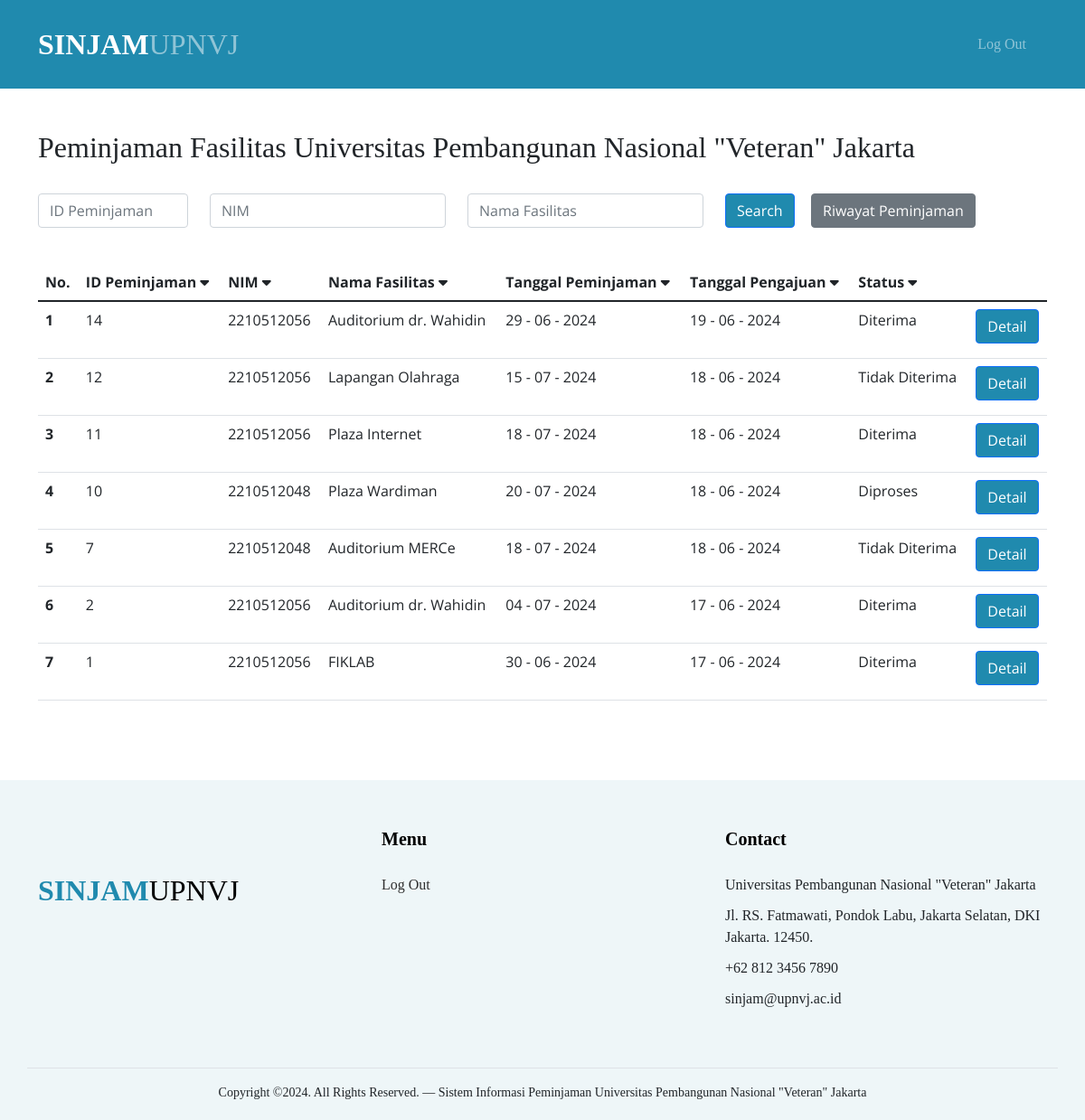
The app's page /managePeminjaman.php with its own data.
### tables this page shows
CREATE TABLE `peminjaman` (
  `id_pinjam` int(11) NOT NULL,
  `nim` varchar(10) NOT NULL,
  `id_fasilitas` int(11) NOT NULL,
  `deskripsi` varchar(50) NOT NULL,
  `tgl_pinjam` date NOT NULL,
  `tgl_pengajuan` date NOT NULL,
  `jam_mulai` time NOT NULL,
  `jam_selesai` time NOT NULL,
  `status` enum('Diproses','Diterima','Tidak Diterima') NOT NULL,
  `notes` text NOT NULL
);

CREATE TABLE `fasilitas` (
  `id_fasilitas` int(11) NOT NULL,
  `nama_fasilitas` varchar(50) NOT NULL,
  `lokasi` enum('pl','limo') NOT NULL,
  `pic` enum('FIK','FISIP','FEB','FK','FT','Rektorat','FH') NOT NULL,
  `foto` varchar(50) NOT NULL
);

### managePeminjaman.php (the view, shortened to what this page needs)
<!DOCTYPE html>
<html lang="en">
<head>
  <link href="css/bootstrap.min.css" rel="stylesheet">
  <link href="https://cdnjs.cloudflare.com/ajax/libs/font-awesome/6.0.0-beta3/css/all.min.css" rel="stylesheet">
  <link href="css/managePeminjaman_style.css" rel="stylesheet">
</head>
<body>
<?php include "navbarAdmin.php" ?>
<br><br><br>
<div class="container">
  <h2>Peminjaman Fasilitas Universitas Pembangunan Nasional "Veteran" Jakarta</h2>
  <br>
  <form class="form-inline" method="GET">
    <div class="row">
      <div class="col-md-2 mb-3">
        <input type="text" class="form-control" id="search_id" name="search_id" placeholder="ID Peminjaman" value="<?php echo isset($_GET['search_id']) ? $_GET['search_id'] : ''; ?>">
      </div>
      <div class="col-md-3 mb-3">
        <input type="text" class="form-control" id="search_nim" name="search_nim" placeholder="NIM" value="<?php echo isset($_GET['search_nim']) ? $_GET['search_nim'] : ''; ?>">
      </div>
      <div class="col-md-3 mb-3">
        <input type="text" class="form-control" id="search_fasilitas" name="search_fasilitas" placeholder="Nama Fasilitas" value="<?php echo isset($_GET['search_fasilitas']) ? $_GET['search_fasilitas'] : ''; ?>">
      </div>
      <div class="col-md-1 mb-3">
        <button type="submit" class="btn btn-primary btn-block" id="btn">Search</button>
      </div>
      <div class="col-md-3 mb-3">
        <a href="historyPeminjamanAdmin.php" class="btn btn-secondary btn-block">Riwayat Peminjaman</a>
      </div>
    </div>
  </form>
  <br>
  <?php
    include("config.php");
    $sort_column = isset($_GET['sort']) ? $_GET['sort'] : 'id_pinjam';
    $sort_order = isset($_GET['order']) && $_GET['order'] == 'asc' ? 'asc' : 'desc';
    $valid_sort_columns = [
      'id_pinjam' => 'id_pinjam',
      'nim' => 'nim',
      'fasilitas' => 'nama_fasilitas',
      'tgl_pinjam' => 'tgl_pinjam',
      'tgl_pengajuan' => 'tgl_pengajuan',
      'status' => 'status'
    ];
    $search_id = isset($_GET['search_id']) ? mysqli_real_escape_string($conn, $_GET['search_id']) : '';
    $search_nim = isset($_GET['search_nim']) ? mysqli_real_escape_string($conn, $_GET['search_nim']) : '';
    $search_fasilitas = isset($_GET['search_fasilitas']) ? mysqli_real_escape_string($conn, $_GET['search_fasilitas']) : '';
    $query = "SELECT p.id_pinjam, p.nim, p.id_fasilitas, p.tgl_pinjam, p.tgl_pengajuan, f.nama_fasilitas, p.status
              FROM peminjaman p
              JOIN fasilitas f ON p.id_fasilitas = f.id_fasilitas
              WHERE (p.id_pinjam LIKE '%$search_id%')
                AND (p.nim LIKE '%$search_nim%')
                AND (f.nama_fasilitas LIKE '%$search_fasilitas%')
                AND (p.tgl_pinjam >= CURDATE())
                ORDER BY {$valid_sort_columns[$sort_column]} $sort_order";
    $result = mysqli_query($conn, $query);
  ?>
  <div class="table-responsive">
      <table class="table table-hover">
      <thead>
        <tr>
          <th>No.</th>
          <th>
            <a href="?sort=id_pinjam&order=<?php echo ($sort_column == 'id_pinjam' && $sort_order == 'asc') ? 'desc' : 'asc'; ?>&search_id=<?php echo $search_id; ?>&search_nim=<?php echo $search_nim; ?>&search_id_fasilitas=<?php echo $search_id_fasilitas; ?>">
              ID Peminjaman
              <i class="fas fa-caret-<?php echo ($sort_column == 'id_pinjam' && $sort_order == 'asc') ? 'up' : 'down'; ?>"></i>
            </a>
          </th>
          <th>
            <a href="?sort=nim&order=<?php echo ($sort_column == 'nim' && $sort_order == 'asc') ? 'desc' : 'asc'; ?>&search_id=<?php echo $search_id; ?>&search_nim=<?php echo $search_nim; ?>&search_id_fasilitas=<?php echo $search_id_fasilitas; ?>">
              NIM
              <i class="fas fa-caret-<?php echo ($sort_column == 'nim' && $sort_order == 'asc') ? 'up' : 'down'; ?>"></i>
            </a>
          </th>
          <th>
            <a href="?sort=id_fasilitas&order=<?php echo ($sort_column == 'id_fasilitas' && $sort_order == 'asc') ? 'desc' : 'asc'; ?>&search_id=<?php echo $search_id; ?>&search_nim=<?php echo $search_nim; ?>&search_id_fasilitas=<?php echo $search_id_fasilitas; ?>">
              Nama Fasilitas
              <i class="fas fa-caret-<?php echo ($sort_column == 'id_fasilitas' && $sort_order == 'asc') ? 'up' : 'down'; ?>"></i>
            </a>
          </th>
          <th>
            <a href="?sort=tgl_pinjam&order=<?php echo ($sort_column == 'tgl_pinjam' && $sort_order == 'asc') ? 'desc' : 'asc'; ?>&search_id=<?php echo $search_id; ?>&search_nim=<?php echo $search_nim; ?>&search_id_fasilitas=<?php echo $search_id_fasilitas; ?>">
              Tanggal Peminjaman
              <i class="fas fa-caret-<?php echo ($sort_column == 'tgl_pinjam' && $sort_order == 'asc') ? 'up' : 'down'; ?>"></i>
            </a>
          </th>
          <th>
            <a href="?sort=tgl_pengajuan&order=<?php echo ($sort_column == 'tgl_pengajuan' && $sort_order == 'asc') ? 'desc' : 'asc'; ?>&search_id=<?php echo $search_id; ?>&search_nim=<?php echo $search_nim; ?>&search_id_fasilitas=<?php echo $search_id_fasilitas; ?>">
              Tanggal Pengajuan
              <i class="fas fa-caret-<?php echo ($sort_column == 'tgl_pengajuan' && $sort_order == 'asc') ? 'up' : 'down'; ?>"></i>
            </a>
          </th>
          <th>
          <a href="?sort=status&order=<?php echo ($sort_column == 'status' && $sort_order == 'asc') ? 'desc' : 'asc'; ?>&search_id=<?php echo $search_id; ?>&search_fasilitas=<?php echo $search_fasilitas; ?>">
          Status
          <i class="fas fa-caret-<?php echo ($sort_column == 'status' && $sort_order == 'asc') ? 'up' : 'down'; ?>"></i>
          </a>
        </tr>
      </thead>
      <tbody>
        <?php
          $i = 1;
          while($data = mysqli_fetch_assoc($result)) {
            $raw_date_pinjam = strtotime($data["tgl_pinjam"]);
            $date_pinjam = date("d - m - Y", $raw_date_pinjam);
            $raw_date_pengajuan = strtotime($data["tgl_pengajuan"]);
            $date_pengajuan = date("d - m - Y", $raw_date_pengajuan);
            $nama_fasilitas = $data['nama_fasilitas'];
            echo "<tr>";
            echo "<th scope=\"row\">$i</th>";
            echo "<td>$data[id_pinjam]</td>";
            echo "<td>$data[nim]</td>";
            echo "<td>$nama_fasilitas</td>";
            echo "<td>$date_pinjam</td>";
            echo "<td>$date_pengajuan</td>";
            echo "<td>$data[status]</td>";
            echo "<td class=\"text-center\">";
            echo "<form action=\"./detailPeminjaman.php\" method=\"post\" class=\"d-inline-block mb-2\">";
            echo "<input type=\"submit\" name=\"submit\" value=\"Detail\" class=\"btn btn-primary\">";
            echo "</form>";
            echo "</td>";
            echo "</tr>";
            $i++;
          }
        ?>
      </tbody>
    </table>
  </div>
</div>
<br><br><br>
</body>
<?php include "footerAdmin.php" ?>
</html>

### css/managePeminjaman_style.css (style rules this page uses)
th a { text-decoration: none !important; color: #212529; }
.btn-primary { background-color: #208aae !important; }
h2 { font-family: 'Gotham'; }
body { font-family: "Open Sans" !important; }

### records on screen
peminjaman: id_pinjam "14", nim "2210512056", id_fasilitas.nama_fasilitas "Auditorium dr. Wahidin", tgl_pinjam "29 - 06 - 2024", tgl_pengajuan "19 - 06 - 2024", status "Diterima"
peminjaman: id_pinjam "12", nim "2210512056", id_fasilitas.nama_fasilitas "Lapangan Olahraga", tgl_pinjam "15 - 07 - 2024", tgl_pengajuan "18 - 06 - 2024", status "Tidak Diterima"
peminjaman: id_pinjam "11", nim "2210512056", id_fasilitas.nama_fasilitas "Plaza Internet", tgl_pinjam "18 - 07 - 2024", tgl_pengajuan "18 - 06 - 2024", status "Diterima"
peminjaman: id_pinjam "10", nim "2210512048", id_fasilitas.nama_fasilitas "Plaza Wardiman", tgl_pinjam "20 - 07 - 2024", tgl_pengajuan "18 - 06 - 2024", status "Diproses"
peminjaman: id_pinjam "7", nim "2210512048", id_fasilitas.nama_fasilitas "Auditorium MERCe", tgl_pinjam "18 - 07 - 2024", tgl_pengajuan "18 - 06 - 2024", status "Tidak Diterima"
peminjaman: id_pinjam "2", nim "2210512056", id_fasilitas.nama_fasilitas "Auditorium dr. Wahidin", tgl_pinjam "04 - 07 - 2024", tgl_pengajuan "17 - 06 - 2024", status "Diterima"
peminjaman: id_pinjam "1", nim "2210512056", id_fasilitas.nama_fasilitas "FIKLAB", tgl_pinjam "30 - 06 - 2024", tgl_pengajuan "17 - 06 - 2024", status "Diterima"
